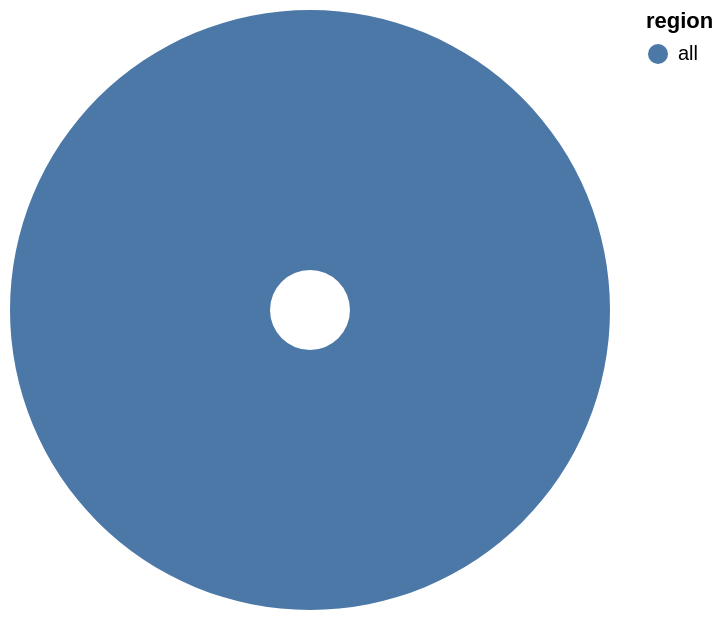

Vega-Lite specification stored for this chart:
### Vega-Lite specification from a JSON file in a GitHub repository (floating-point values rounded to 4 significant figures)
{"data": {"values": [{"region": "all", "sales": 10}]}, "mark": {"type": "arc", "innerRadius": 20}, "encoding": {"theta": {"field": "sales", "type": "quantitative"}, "color": {"field": "region", "type": "nominal"}}}
